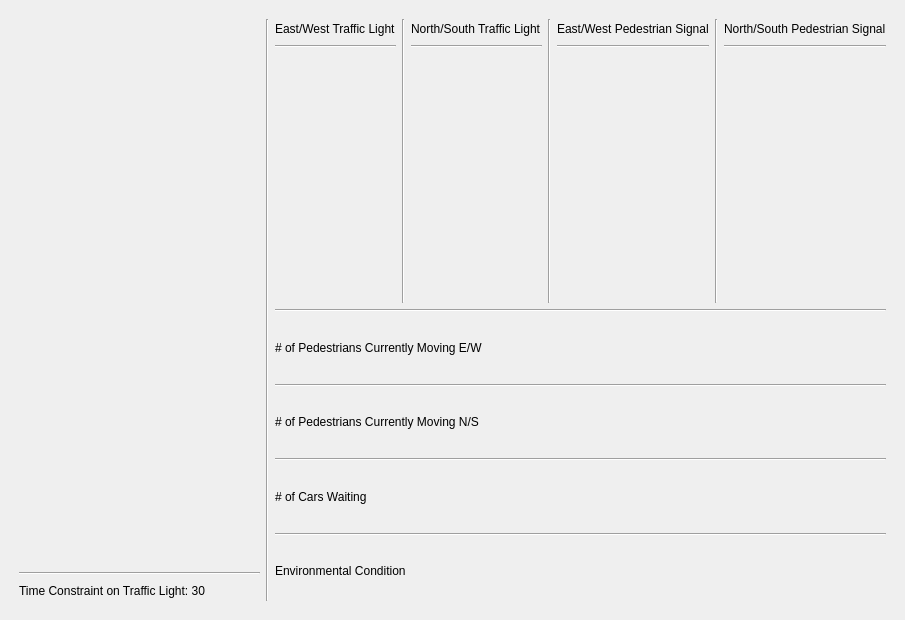
<?xml version="1.0" encoding="UTF-8"?>
<ui version="4.0">
 <class>MainWindow</class>
 <widget class="QMainWindow" name="MainWindow">
  <property name="geometry">
   <rect>
    <x>0</x>
    <y>0</y>
    <width>905</width>
    <height>620</height>
   </rect>
  </property>
  <property name="minimumSize">
   <size>
    <width>905</width>
    <height>620</height>
   </size>
  </property>
  <property name="windowTitle">
   <string>Vision0</string>
  </property>
  <widget class="QWidget" name="centralwidget">
   <layout class="QVBoxLayout" name="verticalLayout">
    <item>
     <widget class="QSplitter" name="views_splitter">
      <property name="orientation">
       <enum>Qt::Horizontal</enum>
      </property>
      <widget class="QWidget" name="horizontalLayoutWidget">
       <layout class="QHBoxLayout" name="Overlay">
        <property name="leftMargin">
         <number>10</number>
        </property>
        <property name="topMargin">
         <number>10</number>
        </property>
        <property name="rightMargin">
         <number>10</number>
        </property>
        <property name="bottomMargin">
         <number>10</number>
        </property>
        <item>
         <layout class="QVBoxLayout" name="Video">
          <item>
           <widget class="QLabel" name="VideoLabel">
            <property name="text">
             <string/>
            </property>
           </widget>
          </item>
          <item>
           <widget class="Line" name="line_2">
            <property name="orientation">
             <enum>Qt::Horizontal</enum>
            </property>
           </widget>
          </item>
          <item>
           <widget class="QLabel" name="TimeConstraintLabel">
            <property name="maximumSize">
             <size>
              <width>16777215</width>
              <height>20</height>
             </size>
            </property>
            <property name="text">
             <string>&lt;html&gt;&lt;head/&gt;&lt;body&gt;&lt;p&gt;Time Constraint on Traffic Light: 30&lt;/p&gt;&lt;/body&gt;&lt;/html&gt;</string>
            </property>
           </widget>
          </item>
         </layout>
        </item>
        <item>
         <widget class="Line" name="line">
          <property name="orientation">
           <enum>Qt::Vertical</enum>
          </property>
         </widget>
        </item>
        <item>
         <layout class="QVBoxLayout" name="TrafficInformationOverlay">
          <item>
           <layout class="QHBoxLayout" name="TrafficLightPedestrian">
            <item>
             <layout class="QVBoxLayout" name="EWtrafficLight">
              <item>
               <widget class="QLabel" name="EWTrafficLightLabel">
                <property name="maximumSize">
                 <size>
                  <width>16777215</width>
                  <height>20</height>
                 </size>
                </property>
                <property name="text">
                 <string>&lt;html&gt;&lt;head/&gt;&lt;body&gt;&lt;p&gt;East/West Traffic Light&lt;/p&gt;&lt;/body&gt;&lt;/html&gt;</string>
                </property>
               </widget>
              </item>
              <item>
               <widget class="Line" name="line_10">
                <property name="orientation">
                 <enum>Qt::Horizontal</enum>
                </property>
               </widget>
              </item>
              <item>
               <widget class="TrafficLight" name="TrafficLightEW" native="true"/>
              </item>
             </layout>
            </item>
            <item>
             <widget class="Line" name="line_3">
              <property name="orientation">
               <enum>Qt::Vertical</enum>
              </property>
             </widget>
            </item>
            <item>
             <layout class="QVBoxLayout" name="NSTrafficLight">
              <item>
               <widget class="QLabel" name="NSTrafficLightLabel">
                <property name="maximumSize">
                 <size>
                  <width>16777215</width>
                  <height>20</height>
                 </size>
                </property>
                <property name="text">
                 <string>&lt;html&gt;&lt;head/&gt;&lt;body&gt;&lt;p&gt;North/South Traffic Light&lt;/p&gt;&lt;/body&gt;&lt;/html&gt;</string>
                </property>
                <property name="wordWrap">
                 <bool>false</bool>
                </property>
               </widget>
              </item>
              <item>
               <widget class="Line" name="line_11">
                <property name="orientation">
                 <enum>Qt::Horizontal</enum>
                </property>
               </widget>
              </item>
              <item>
               <widget class="TrafficLight" name="TrafficLightNS" native="true"/>
              </item>
             </layout>
            </item>
            <item>
             <widget class="Line" name="line_4">
              <property name="orientation">
               <enum>Qt::Vertical</enum>
              </property>
             </widget>
            </item>
            <item>
             <layout class="QVBoxLayout" name="verticalLayout_2">
              <item>
               <widget class="QLabel" name="EWPedSignalLabel">
                <property name="maximumSize">
                 <size>
                  <width>16777215</width>
                  <height>20</height>
                 </size>
                </property>
                <property name="text">
                 <string>&lt;html&gt;&lt;head/&gt;&lt;body&gt;&lt;p&gt;East/West Pedestrian Signal&lt;/p&gt;&lt;/body&gt;&lt;/html&gt;</string>
                </property>
               </widget>
              </item>
              <item>
               <widget class="Line" name="line_12">
                <property name="orientation">
                 <enum>Qt::Horizontal</enum>
                </property>
               </widget>
              </item>
              <item>
               <widget class="PedestrianLight" name="PedestrianSignalEW" native="true"/>
              </item>
             </layout>
            </item>
            <item>
             <widget class="Line" name="line_5">
              <property name="orientation">
               <enum>Qt::Vertical</enum>
              </property>
             </widget>
            </item>
            <item>
             <layout class="QVBoxLayout" name="verticalLayout_3">
              <item>
               <widget class="QLabel" name="NSPedSignalLabel">
                <property name="maximumSize">
                 <size>
                  <width>16777215</width>
                  <height>20</height>
                 </size>
                </property>
                <property name="text">
                 <string>&lt;html&gt;&lt;head/&gt;&lt;body&gt;&lt;p&gt;North/South Pedestrian Signal&lt;/p&gt;&lt;/body&gt;&lt;/html&gt;</string>
                </property>
               </widget>
              </item>
              <item>
               <widget class="Line" name="line_13">
                <property name="orientation">
                 <enum>Qt::Horizontal</enum>
                </property>
               </widget>
              </item>
              <item>
               <widget class="PedestrianLight" name="PedestrianSignalNS" native="true"/>
              </item>
             </layout>
            </item>
           </layout>
          </item>
          <item>
           <widget class="Line" name="line_6">
            <property name="orientation">
             <enum>Qt::Horizontal</enum>
            </property>
           </widget>
          </item>
          <item>
           <layout class="QVBoxLayout" name="TrafficInformationSummary">
            <item>
             <widget class="QLabel" name="NumberofPedestrians">
              <property name="text">
               <string>&lt;html&gt;&lt;head/&gt;&lt;body&gt;&lt;p&gt;# of Pedestrians Currently Moving E/W&lt;/p&gt;&lt;/body&gt;&lt;/html&gt;</string>
              </property>
             </widget>
            </item>
            <item>
             <widget class="Line" name="line_7">
              <property name="orientation">
               <enum>Qt::Horizontal</enum>
              </property>
             </widget>
            </item>
            <item>
             <widget class="QLabel" name="NumberofPedestrianNS">
              <property name="text">
               <string>&lt;html&gt;&lt;head/&gt;&lt;body&gt;&lt;p&gt;# of Pedestrians Currently Moving N/S &lt;/p&gt;&lt;/body&gt;&lt;/html&gt;</string>
              </property>
             </widget>
            </item>
            <item>
             <widget class="Line" name="line_8">
              <property name="orientation">
               <enum>Qt::Horizontal</enum>
              </property>
             </widget>
            </item>
            <item>
             <widget class="QLabel" name="NumberPedestrianEW">
              <property name="text">
               <string>&lt;html&gt;&lt;head/&gt;&lt;body&gt;&lt;p&gt;# of Cars Waiting&lt;/p&gt;&lt;/body&gt;&lt;/html&gt;</string>
              </property>
             </widget>
            </item>
            <item>
             <widget class="Line" name="line_9">
              <property name="orientation">
               <enum>Qt::Horizontal</enum>
              </property>
             </widget>
            </item>
            <item>
             <widget class="QLabel" name="EnviromentalCondition">
              <property name="text">
               <string>&lt;html&gt;&lt;head/&gt;&lt;body&gt;&lt;p&gt;Environmental Condition &lt;/p&gt;&lt;/body&gt;&lt;/html&gt;</string>
              </property>
             </widget>
            </item>
           </layout>
          </item>
         </layout>
        </item>
       </layout>
      </widget>
     </widget>
    </item>
   </layout>
  </widget>
  <action name="action_Save">
   <property name="text">
    <string>Save File...</string>
   </property>
  </action>
  <action name="action_Open">
   <property name="text">
    <string>Open File...</string>
   </property>
  </action>
  <action name="action_FloorPlan">
   <property name="text">
    <string>Floor Plan</string>
   </property>
  </action>
  <action name="action_BracingScheme">
   <property name="text">
    <string>Bracing Scheme</string>
   </property>
  </action>
  <action name="action_DesignVariable">
   <property name="text">
    <string>Design Variable</string>
   </property>
  </action>
  <action name="action_AssignVariable">
   <property name="text">
    <string>Assign Variable</string>
   </property>
  </action>
  <action name="action_GenerateTowers">
   <property name="text">
    <string>Generate Towers</string>
   </property>
  </action>
  <action name="action_RunTowers">
   <property name="text">
    <string>Run Towers</string>
   </property>
  </action>
  <action name="action_ProjectSettings">
   <property name="text">
    <string>Project Settings</string>
   </property>
  </action>
  <action name="action_GeneratePanelsFromFloorPlans">
   <property name="text">
    <string>Generate Panels from Floor Plans</string>
   </property>
  </action>
  <action name="action_Panel">
   <property name="text">
    <string>Panel</string>
   </property>
  </action>
  <action name="action_GPFromFloorPlan">
   <property name="text">
    <string>With Floor Plan</string>
   </property>
  </action>
 </widget>
 <customwidgets>
  <customwidget>
   <class>TrafficLight</class>
   <extends>QWidget</extends>
   <header location="global">TrafficLight</header>
   <container>1</container>
  </customwidget>
  <customwidget>
   <class>PedestrianLight</class>
   <extends>QWidget</extends>
   <header location="global">TrafficLight</header>
   <container>1</container>
  </customwidget>
 </customwidgets>
 <resources/>
 <connections/>
</ui>
